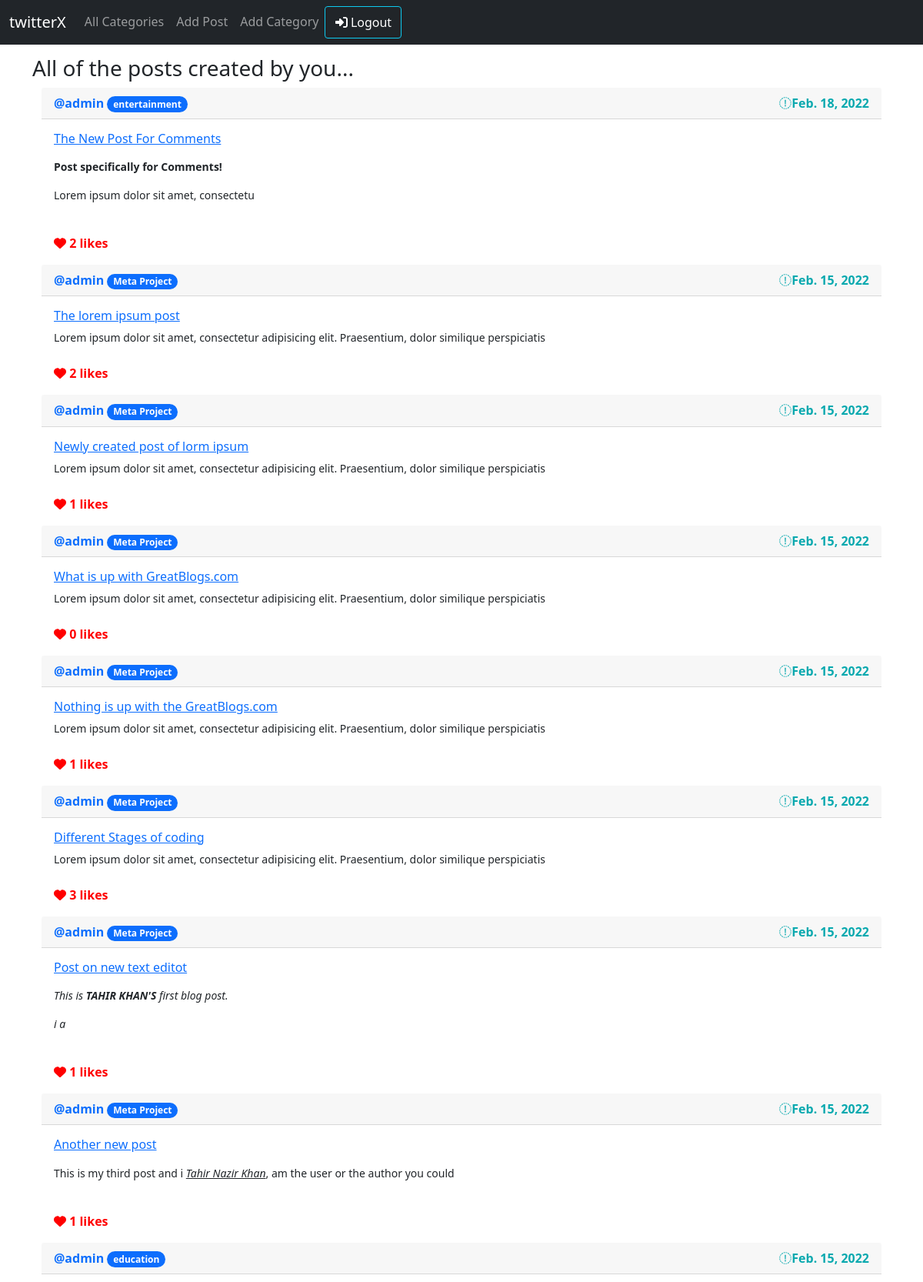
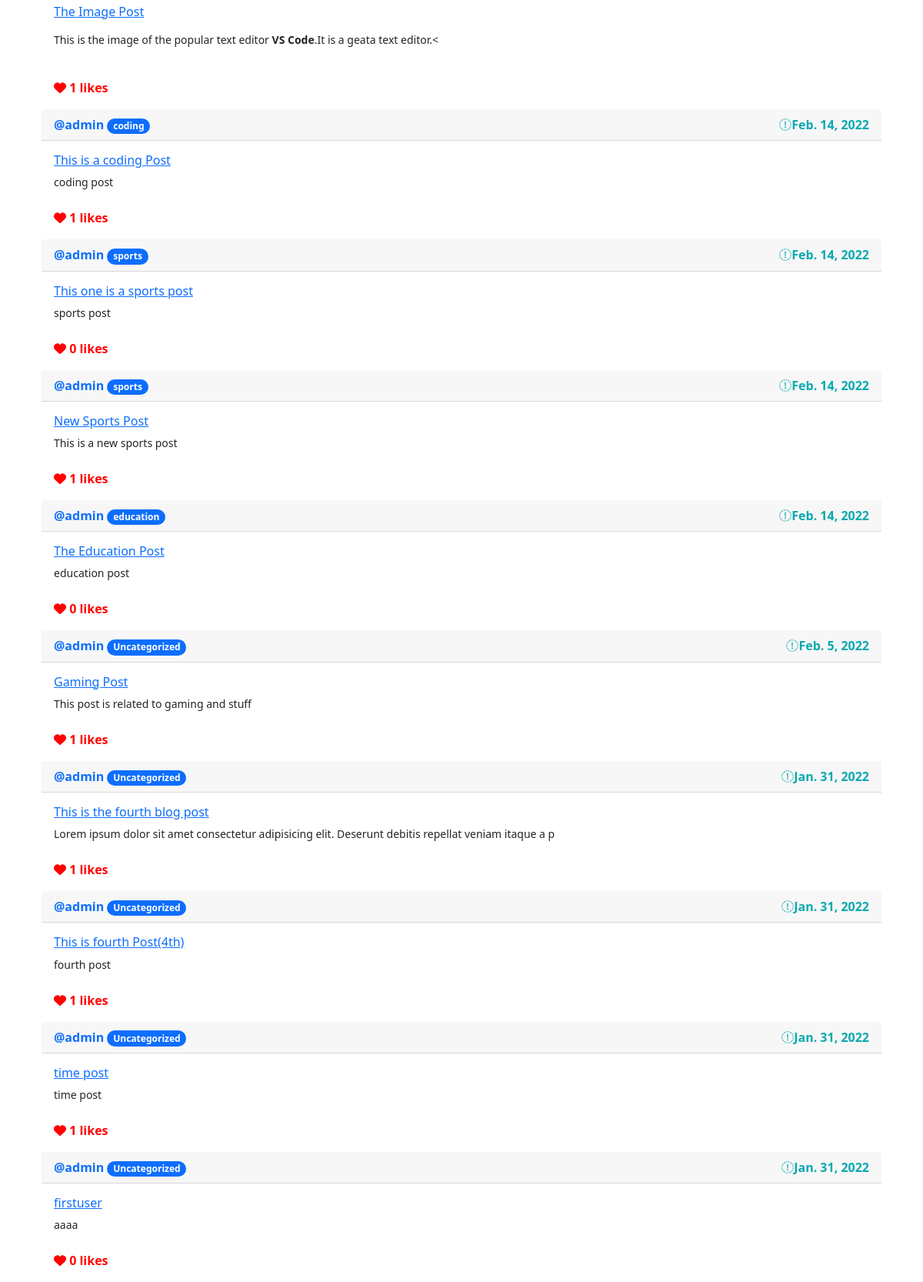
The app's page /usersPosts (signed in) with its own data (2 pictures, top to bottom).
### app/models.py (models this page shows, shortened)
class Post(models.Model):
    title = models.CharField(max_length=255)
    author = models.ForeignKey(User, on_delete=models.CASCADE)
    category = models.CharField(max_length=255)
    body = RichTextField(blank=True, null=True)
    date_created = models.DateField(auto_now_add=True)
    time_created = models.TimeField(auto_now_add=True)
    likes = models.ManyToManyField(User, related_name='likes')

### app/views.py (the view)
# urls.py: path('usersPosts', views.usersPosts, name='usersPosts'),
def usersPosts(request):
    myPosts = Post.objects.filter(author=request.user).order_by('-date_created')
    context_dict = {
        'myPosts': myPosts,
    }
    return render(request, 'app/usersPosts.html', context_dict)

### app/templates/app/usersPosts.html (shortened to what this page needs)
{% include 'app/nav.html' %}
{% load static %}
<!DOCTYPE html>
<html lang="en">
<head>
    <link href="https://cdn.jsdelivr.net/npm/bootstrap@5.1.3/dist/css/bootstrap.min.css" rel="stylesheet"
>
</head>
<body class="container">
    <h3>All of the posts created by you...</h3>
    {% for post in myPosts %}
    <div class="container postCard">
        <div class="card-header text-primary">
            <strong>@{{ post.author.username }}</strong> <a href="{% url 'categoryPosts' post.category %}"><span
                    class="badge rounded-pill bg-primary">{{ post.category }}</span></a>
            <strong class="date"><i class="fa-duotone fa-calendar-days"></i>{{post.date_created}}</strong>
        </div>
        <div class="card-body">
            <h6 class="card-title text-success"><a href="{% url 'viewPost' post.id %}">{{ post.title }}</a></h6>
            <small>
                <p class="card-text">{{ post.body|safe | slice:":100" }}</p>
            </small>
            <br>
            <span class="likesCount"><strong><i class="fa-solid fa-heart"></i>
                    {{ post.likes.count}} likes</strong></span>
        </div>
    </div>
    {% endfor %}
</body>
</html>

### app/templates/app/usersPosts.html (style rules this page uses)
.date { float: right; color: rgb(9, 169, 175); }
.likesCount { color: red; }

### records on screen
Post: author.username "admin", category "entertainment", date_created "Feb. 18, 2022", title "The New Post For Comments", body "Post specifically for Comments! Lorem ipsum dolor sit amet, consectetu", likes.count "2"
Post: author.username "admin", category "Meta Project", date_created "Feb. 15, 2022", title "The lorem ipsum post", body "Lorem ipsum dolor sit amet, consectetur adipisicing elit. Praesentium, dolor similique perspiciatis", likes.count "2"
Post: author.username "admin", category "Meta Project", date_created "Feb. 15, 2022", title "Newly created post of lorm ipsum", body "Lorem ipsum dolor sit amet, consectetur adipisicing elit. Praesentium, dolor similique perspiciatis", likes.count "1"
Post: author.username "admin", category "Meta Project", date_created "Feb. 15, 2022", title "What is up with GreatBlogs.com", body "Lorem ipsum dolor sit amet, consectetur adipisicing elit. Praesentium, dolor similique perspiciatis", likes.count "0"
Post: author.username "admin", category "Meta Project", date_created "Feb. 15, 2022", title "Nothing is up with the GreatBlogs.com", body "Lorem ipsum dolor sit amet, consectetur adipisicing elit. Praesentium, dolor similique perspiciatis", likes.count "1"
Post: author.username "admin", category "Meta Project", date_created "Feb. 15, 2022", title "Different Stages of coding", body "Lorem ipsum dolor sit amet, consectetur adipisicing elit. Praesentium, dolor similique perspiciatis", likes.count "3"
Post: author.username "admin", category "Meta Project", date_created "Feb. 15, 2022", title "Post on new text editot", body "This is TAHIR KHAN'S first blog post. i a", likes.count "1"
Post: author.username "admin", category "Meta Project", date_created "Feb. 15, 2022", title "Another new post", body "This is my third post and i Tahir Nazir Khan , am the user or the author you could", likes.count "1"
Post: author.username "admin", category "education", date_created "Feb. 15, 2022", title "The Image Post", body "This is the image of the popular text editor VS Code .It is a geata text editor.<", likes.count "1"
Post: author.username "admin", category "coding", date_created "Feb. 14, 2022", title "This is a coding Post", body "coding post", likes.count "1"
Post: author.username "admin", category "sports", date_created "Feb. 14, 2022", title "This one is a sports post", body "sports post", likes.count "0"
Post: author.username "admin", category "sports", date_created "Feb. 14, 2022", title "New Sports Post", body "This is a new sports post", likes.count "1"
Post: author.username "admin", category "education", date_created "Feb. 14, 2022", title "The Education Post", body "education post", likes.count "0"
Post: author.username "admin", category "Uncategorized", date_created "Feb. 5, 2022", title "Gaming Post", body "This post is related to gaming and stuff", likes.count "1"
Post: author.username "admin", category "Uncategorized", date_created "Jan. 31, 2022", title "This is the fourth blog post", body "Lorem ipsum dolor sit amet consectetur adipisicing elit. Deserunt debitis repellat veniam itaque a p", likes.count "1"
Post: author.username "admin", category "Uncategorized", date_created "Jan. 31, 2022", title "This is fourth Post(4th)", body "fourth post", likes.count "1"
Post: author.username "admin", category "Uncategorized", date_created "Jan. 31, 2022", title "time post", body "time post", likes.count "1"
Post: author.username "admin", category "Uncategorized", date_created "Jan. 31, 2022", title "firstuser", body "aaaa", likes.count "0"
